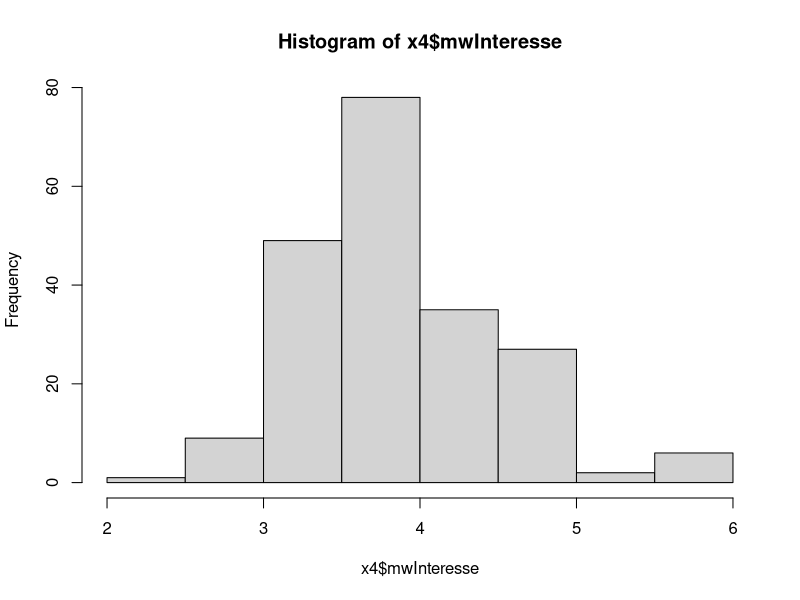

R code for this plot:
# ==== 1. Read data ====

x <- read.table("data_experiment2.csv", sep="\t", quote="\"", header=T)

# ==== 2. Clean data ====

# Exclude cases with to quick or slow completion times and those who refused to indicate sex

x$time_sum_real <- rowSums(
  subset(x, 
         select = c("TIME002", "TIME003", "TIME004",  
                    "TIME006", "TIME007", "TIME008", "TIME009", "TIME010",
                    "TIME011", "TIME012", "TIME013", "TIME014",  
                    "TIME018", "TIME019", "TIME020", "TIME021",
                    "TIME022", "TIME023", "TIME024", "TIME025", "TIME027",
                    "TIME029",  "TIME030", "TIME031",
                     "TIME033",  "TIME034", "TIME035"))
)

library(psych)

x <- subset(x,
            x$time_sum_real < 3600 &
              x$time_sum_real > 300)


describe(x$time_sum_real)

real_time_sd = sd(x$time_sum_real)
real_time_mean = mean(x$time_sum_real)

x2 <- subset(x, 
             (x$time_sum_real <= real_time_mean + 2 * real_time_sd) &
               (x$time_sum_real >=real_time_mean - 2 * real_time_sd) & (x$FB03 %in% c(1,2)))
nrow(x2)


# Exclude all older than 35 who are very few and might distort the results while being non-representative

table(x2$FB04_01)
x3 <- subset(x2,
             x2$FB04_01 <= 35)
nrow(x3)

describe(x3$FB04_01)
describe(x3$time_sum_real)

x3$FB03 <- factor(x3$FB03)
table(x3$FB03)

prop.table(table(x3$FB03))
table(x3$FB05)
prop.table(table(x3$FB05))
table(x3$FB06)
prop.table(table(x3$FB06))

# Exclude all who indicated that they have participated in the first experiment

table(x3$CH01)
x4 <- subset(x3,
             x3$CH01 ==2)

# ==== 3. Setting factors and basic calculations ====

# Condition Attitudinal congruency
x4$B001_01 <- factor(x4$B001_01, labels=c("Inkongruent", "Kongruent")) 

# Condition Endorsement - More likes (+) for congruent articles or incongruent (-)
x4$B001_02 <- factor(x4$B001_02, labels=c("Likes-", "Likes+")) # 

# B001_04 indicates if participants saw messages with numerically high or low numbers of likes, regardless of attitudinal congruency;
# only used for analysis of clicking behaviro; irrelevant for main analysis

x4$B001_04 <- NA
x4$B001_04[
  (x4$B001_01=="Kongruent" & x4$B001_02 =="Likes+") | 
    (x4$B001_01=="Inkongruent" & x4$B001_02 =="Likes-")] <- "High"
x4$B001_04[
  (x4$B001_01=="Kongruent" & x4$B001_02 =="Likes-") | 
    (x4$B001_01=="Inkongruent" & x4$B001_02 =="Likes+")] <- "Low"
x4$B001_04 <- factor(x4$B001_04)

# Interest

x4$mwInteresse <- rowMeans(subset(x4, select=c(
  "E005_02","E006_02","E007_02","E008_02","E009_02",
  "E010_02","E011_02","E012_02","E013_02"
)))

hist(x4$mwInteresse)

# Mean clicking probabilities for articles

x4$mwKlickNeutral <- rowMeans(subset(x4, select = c(
  "SE13_01","SE13_02","SE13_03","SE13_04"
)))


x4$mwKlickStim <- rowMeans(subset(x4, select = c(
  "SE04_01","SE04_02","SE04_03","SE04_04",
  "SE04_05","SE04_06","SE14_01","SE14_02",
  "SE14_03","SE14_04","SE14_05","SE14_06",
  "SE15_01","SE15_02","SE15_03","SE15_04",
  "SE15_05","SE15_06","SE16_01","SE16_02",
  "SE16_03","SE16_04","SE16_05","SE16_06",
  "SE17_01","SE17_02","SE17_03","SE17_04",
  "SE17_05","SE17_06","SE18_01","SE18_02",
  "SE18_03","SE18_04","SE18_05","SE18_06"
)))

x4$mwKlickThema1 <- rowMeans(subset(x4,select=c("SE04_01","SE04_02","SE04_03","SE04_04")))
x4$mwKlickThema2 <- rowMeans(subset(x4,select=c("SE04_05","SE04_06","SE14_01","SE14_02")))
x4$mwKlickThema3 <- rowMeans(subset(x4,select=c("SE14_03","SE14_04","SE14_05","SE14_06")))
x4$mwKlickThema4 <- rowMeans(subset(x4,select=c("SE15_01","SE15_02","SE15_03","SE15_04")))
x4$mwKlickThema5 <- rowMeans(subset(x4,select=c("SE15_05","SE15_06","SE16_01","SE16_02")))
x4$mwKlickThema6 <- rowMeans(subset(x4,select=c("SE16_03","SE16_04","SE16_05","SE16_06")))
x4$mwKlickThema7 <- rowMeans(subset(x4,select=c("SE17_01","SE17_02","SE17_03","SE17_04")))
x4$mwKlickThema8 <- rowMeans(subset(x4,select=c("SE17_05","SE17_06","SE18_01","SE18_02")))
x4$mwKlickThema9 <- rowMeans(subset(x4,select=c("SE18_03","SE18_04","SE18_05","SE18_06")))




# ==== 4. Descriptive Statistics ====

# Sociodemographics
describe(x4$FB04_01)
table(x4$FB03)

# Size of experimental groups
print(table(x4$B001_01, x4$B001_02))

# Attitudes
print(describe(subset(x4, select=c("E005_01", "E006_01","E007_01","E008_01","E009_01","E010_01","E011_01","E012_01","E013_01"))))

# Interest 
print(describe(subset(x4, select=c("E005_02", "E006_02","E007_02","E008_02","E009_02","E010_02","E011_02","E012_02","E013_02"))))

# Table with attitudes, population estimates for pro- and contra-attitude-participants, and attitude-estimate correlations

tabFCgruppen <- data.frame(
  thema = c(1,2,3,4,5,6,7,8,9),
  einst_mw = c( mean(x4$E005_01),
                mean(x4$E006_01),
                mean(x4$E007_01),
                mean(x4$E008_01),
                mean(x4$E009_01),
                mean(x4$E010_01),
                mean(x4$E011_01),
                mean(x4$E012_01),
                mean(x4$E013_01)),
  einst_sd = c( sd(x4$E005_01),
                sd(x4$E006_01),
                sd(x4$E007_01),
                sd(x4$E008_01),
                sd(x4$E009_01),
                sd(x4$E010_01),
                sd(x4$E011_01),
                sd(x4$E012_01),
                sd(x4$E013_01)),
  ja_mw = c(mean(x4$E503_01[x4$E005_01 >= 4]), mean(x4$E503_02[x4$E006_01 >= 4]),
            mean(x4$E503_03[x4$E007_01 >= 4]), mean(x4$E503_04[x4$E008_01 >= 4]),
            mean(x4$E503_05[x4$E009_01 >= 4]), mean(x4$E503_06[x4$E010_01 >= 4]),
            mean(x4$E503_07[x4$E011_01 >= 4]), mean(x4$E503_08[x4$E012_01 >= 4]),
            mean(x4$E503_09[x4$E013_01 >= 4])),
  ja_sd = c(sd(x4$E503_01[x4$E005_01 >= 4]), sd(x4$E503_02[x4$E006_01 >= 4]),
            sd(x4$E503_03[x4$E007_01 >= 4]), sd(x4$E503_04[x4$E008_01 >= 4]),
            sd(x4$E503_05[x4$E009_01 >= 4]), sd(x4$E503_06[x4$E010_01 >= 4]),
            sd(x4$E503_07[x4$E011_01 >= 4]), sd(x4$E503_08[x4$E012_01 >= 4]),
            sd(x4$E503_09[x4$E013_01 >= 4])),
  nein_mw = c(mean(x4$E503_01[x4$E005_01 <= 3]), mean(x4$E503_02[x4$E006_01 <= 3]),
              mean(x4$E503_03[x4$E007_01 <= 3]), mean(x4$E503_04[x4$E008_01 <= 3]),
              mean(x4$E503_05[x4$E009_01 <= 3]), mean(x4$E503_06[x4$E010_01 <= 3]),
              mean(x4$E503_07[x4$E011_01 <= 3]), mean(x4$E503_08[x4$E012_01 <= 3]),
              mean(x4$E503_09[x4$E013_01 <= 3])),
  nein_sd = c(sd(x4$E503_01[x4$E005_01 <= 3]), sd(x4$E503_02[x4$E006_01 <= 3]),
              sd(x4$E503_03[x4$E007_01 <= 3]), sd(x4$E503_04[x4$E008_01 <= 3]),
              sd(x4$E503_05[x4$E009_01 <= 3]), sd(x4$E503_06[x4$E010_01 <= 3]),
              sd(x4$E503_07[x4$E011_01 <= 3]), sd(x4$E503_08[x4$E012_01 <= 3]),
              sd(x4$E503_09[x4$E013_01 <= 3])),
  t = c(t.test(x4$E503_01 ~ (x4$E005_01 >= 4))$statistic,
        t.test(x4$E503_02 ~ (x4$E006_01 >= 4))$statistic,
        t.test(x4$E503_03 ~ (x4$E007_01 >= 4))$statistic,
        t.test(x4$E503_04 ~ (x4$E008_01 >= 4))$statistic,
        t.test(x4$E503_05 ~ (x4$E009_01 >= 4))$statistic,
        t.test(x4$E503_06 ~ (x4$E010_01 >= 4))$statistic,
        t.test(x4$E503_07 ~ (x4$E011_01 >= 4))$statistic,
        t.test(x4$E503_08 ~ (x4$E012_01 >= 4))$statistic,
        t.test(x4$E503_09 ~ (x4$E013_01 >= 4))$statistic
  ),
  df = c(t.test(x4$E503_01 ~ (x4$E005_01 >= 4))$parameter,
        t.test(x4$E503_02 ~ (x4$E006_01 >= 4))$parameter,
        t.test(x4$E503_03 ~ (x4$E007_01 >= 4))$parameter,
        t.test(x4$E503_04 ~ (x4$E008_01 >= 4))$parameter,
        t.test(x4$E503_05 ~ (x4$E009_01 >= 4))$parameter,
        t.test(x4$E503_06 ~ (x4$E010_01 >= 4))$parameter,
        t.test(x4$E503_07 ~ (x4$E011_01 >= 4))$parameter,
        t.test(x4$E503_08 ~ (x4$E012_01 >= 4))$parameter,
        t.test(x4$E503_09 ~ (x4$E013_01 >= 4))$parameter
  ),
  p =c(t.test(x4$E503_01 ~ (x4$E005_01 >= 4))$p.value,
       t.test(x4$E503_02 ~ (x4$E006_01 >= 4))$p.value,
       t.test(x4$E503_03 ~ (x4$E007_01 >= 4))$p.value,
       t.test(x4$E503_04 ~ (x4$E008_01 >= 4))$p.value,
       t.test(x4$E503_05 ~ (x4$E009_01 >= 4))$p.value,
       t.test(x4$E503_06 ~ (x4$E010_01 >= 4))$p.value,
       t.test(x4$E503_07 ~ (x4$E011_01 >= 4))$p.value,
       t.test(x4$E503_08 ~ (x4$E012_01 >= 4))$p.value,
       t.test(x4$E503_09 ~ (x4$E013_01 >= 4))$p.value
  ),
  cor=c(cor.test(x4$E503_01, x4$E005_01, method="pearson")$estimate,
        cor.test(x4$E503_02, x4$E006_01, method="pearson")$estimate,
        cor.test(x4$E503_03, x4$E007_01, method="pearson")$estimate,
        cor.test(x4$E503_04, x4$E008_01, method="pearson")$estimate,
        cor.test(x4$E503_05, x4$E009_01, method="pearson")$estimate,
        cor.test(x4$E503_06, x4$E010_01, method="pearson")$estimate,
        cor.test(x4$E503_07, x4$E011_01, method="pearson")$estimate,
        cor.test(x4$E503_08, x4$E012_01, method="pearson")$estimate,
        cor.test(x4$E503_09, x4$E013_01, method="pearson")$estimate),
  cor_p=c(cor.test(x4$E503_01, x4$E005_01, method="pearson")$p.value,
          cor.test(x4$E503_02, x4$E006_01, method="pearson")$p.value,
          cor.test(x4$E503_03, x4$E007_01, method="pearson")$p.value,
          cor.test(x4$E503_04, x4$E008_01, method="pearson")$p.value,
          cor.test(x4$E503_05, x4$E009_01, method="pearson")$p.value,
          cor.test(x4$E503_06, x4$E010_01, method="pearson")$p.value,
          cor.test(x4$E503_07, x4$E011_01, method="pearson")$p.value,
          cor.test(x4$E503_08, x4$E012_01, method="pearson")$p.value,
          cor.test(x4$E503_09, x4$E013_01, method="pearson")$p.value)
  )

tabFCgruppen$p_kor <- p.adjust(tabFCgruppen$p, method="holm")

tabFCgruppen <- round(tabFCgruppen, 2)

tabFCgruppen

# ==== 5. Main analysis of False Consensus Effect ====

# Variables for presentation order

x4$reihe1 <- NA
x4$reihe2 <- NA
x4$reihe3 <- NA
x4$reihe4 <- NA
x4$reihe5 <- NA
x4$reihe6 <- NA
x4$reihe7 <- NA
x4$reihe8 <- NA
x4$reihe9 <- NA

for(i in 1:nrow(x4)){
  
  if (x4$V101_05[i] == 1) {x4$reihe1[i] <- 1}
  if (x4$V105_05[i] == 1) {x4$reihe1[i] <- 2}
  if (x4$V109_05[i] == 1) {x4$reihe1[i] <- 3}
  if (x4$V113_05[i] == 1) {x4$reihe1[i] <- 4}
  if (x4$V117_05[i] == 1) {x4$reihe1[i] <- 5}
  if (x4$V121_05[i] == 1) {x4$reihe1[i] <- 6}
  if (x4$V125_05[i] == 1) {x4$reihe1[i] <- 7}
  if (x4$V129_05[i] == 1) {x4$reihe1[i] <- 8}
  if (x4$V133_05[i] == 1) {x4$reihe1[i] <- 9}
  
  if (x4$V101_05[i] == 2) {x4$reihe2[i] <- 1}
  if (x4$V105_05[i] == 2) {x4$reihe2[i] <- 2}
  if (x4$V109_05[i] == 2) {x4$reihe2[i] <- 3}
  if (x4$V113_05[i] == 2) {x4$reihe2[i] <- 4}
  if (x4$V117_05[i] == 2) {x4$reihe2[i] <- 5}
  if (x4$V121_05[i] == 2) {x4$reihe2[i] <- 6}
  if (x4$V125_05[i] == 2) {x4$reihe2[i] <- 7}
  if (x4$V129_05[i] == 2) {x4$reihe2[i] <- 8}
  if (x4$V133_05[i] == 2) {x4$reihe2[i] <- 9}
  
  if (x4$V101_05[i] == 3) {x4$reihe3[i] <- 1}
  if (x4$V105_05[i] == 3) {x4$reihe3[i] <- 2}
  if (x4$V109_05[i] == 3) {x4$reihe3[i] <- 3}
  if (x4$V113_05[i] == 3) {x4$reihe3[i] <- 4}
  if (x4$V117_05[i] == 3) {x4$reihe3[i] <- 5}
  if (x4$V121_05[i] == 3) {x4$reihe3[i] <- 6}
  if (x4$V125_05[i] == 3) {x4$reihe3[i] <- 7}
  if (x4$V129_05[i] == 3) {x4$reihe3[i] <- 8}
  if (x4$V133_05[i] == 3) {x4$reihe3[i] <- 9}
  
  
  if (x4$V101_05[i] == 4) {x4$reihe4[i] <- 1}
  if (x4$V105_05[i] == 4) {x4$reihe4[i] <- 2}
  if (x4$V109_05[i] == 4) {x4$reihe4[i] <- 3}
  if (x4$V113_05[i] == 4) {x4$reihe4[i] <- 4}
  if (x4$V117_05[i] == 4) {x4$reihe4[i] <- 5}
  if (x4$V121_05[i] == 4) {x4$reihe4[i] <- 6}
  if (x4$V125_05[i] == 4) {x4$reihe4[i] <- 7}
  if (x4$V129_05[i] == 4) {x4$reihe4[i] <- 8}
  if (x4$V133_05[i] == 4) {x4$reihe4[i] <- 9}
  
  if (x4$V101_05[i] == 5) {x4$reihe5[i] <- 1}
  if (x4$V105_05[i] == 5) {x4$reihe5[i] <- 2}
  if (x4$V109_05[i] == 5) {x4$reihe5[i] <- 3}
  if (x4$V113_05[i] == 5) {x4$reihe5[i] <- 4}
  if (x4$V117_05[i] == 5) {x4$reihe5[i] <- 5}
  if (x4$V121_05[i] == 5) {x4$reihe5[i] <- 6}
  if (x4$V125_05[i] == 5) {x4$reihe5[i] <- 7}
  if (x4$V129_05[i] == 5) {x4$reihe5[i] <- 8}
  if (x4$V133_05[i] == 5) {x4$reihe5[i] <- 9}
  
  if (x4$V101_05[i] == 6) {x4$reihe6[i] <- 1}
  if (x4$V105_05[i] == 6) {x4$reihe6[i] <- 2}
  if (x4$V109_05[i] == 6) {x4$reihe6[i] <- 3}
  if (x4$V113_05[i] == 6) {x4$reihe6[i] <- 4}
  if (x4$V117_05[i] == 6) {x4$reihe6[i] <- 5}
  if (x4$V121_05[i] == 6) {x4$reihe6[i] <- 6}
  if (x4$V125_05[i] == 6) {x4$reihe6[i] <- 7}
  if (x4$V129_05[i] == 6) {x4$reihe6[i] <- 8}
  if (x4$V133_05[i] == 6) {x4$reihe6[i] <- 9}

  if (x4$V101_05[i] == 7) {x4$reihe7[i] <- 1}
  if (x4$V105_05[i] == 7) {x4$reihe7[i] <- 2}
  if (x4$V109_05[i] == 7) {x4$reihe7[i] <- 3}
  if (x4$V113_05[i] == 7) {x4$reihe7[i] <- 4}
  if (x4$V117_05[i] == 7) {x4$reihe7[i] <- 5}
  if (x4$V121_05[i] == 7) {x4$reihe7[i] <- 6}
  if (x4$V125_05[i] == 7) {x4$reihe7[i] <- 7}
  if (x4$V129_05[i] == 7) {x4$reihe7[i] <- 8}
  if (x4$V133_05[i] == 7) {x4$reihe7[i] <- 9}
  
  if (x4$V101_05[i] == 8) {x4$reihe8[i] <- 1}
  if (x4$V105_05[i] == 8) {x4$reihe8[i] <- 2}
  if (x4$V109_05[i] == 8) {x4$reihe8[i] <- 3}
  if (x4$V113_05[i] == 8) {x4$reihe8[i] <- 4}
  if (x4$V117_05[i] == 8) {x4$reihe8[i] <- 5}
  if (x4$V121_05[i] == 8) {x4$reihe8[i] <- 6}
  if (x4$V125_05[i] == 8) {x4$reihe8[i] <- 7}
  if (x4$V129_05[i] == 8) {x4$reihe8[i] <- 8}
  if (x4$V133_05[i] == 8) {x4$reihe8[i] <- 9}
  
  if (x4$V101_05[i] == 9) {x4$reihe9[i] <- 1}
  if (x4$V105_05[i] == 9) {x4$reihe9[i] <- 2}
  if (x4$V109_05[i] == 9) {x4$reihe9[i] <- 3}
  if (x4$V113_05[i] == 9) {x4$reihe9[i] <- 4}
  if (x4$V117_05[i] == 9) {x4$reihe9[i] <- 5}
  if (x4$V121_05[i] == 9) {x4$reihe9[i] <- 6}
  if (x4$V125_05[i] == 9) {x4$reihe9[i] <- 7}
  if (x4$V129_05[i] == 9) {x4$reihe9[i] <- 8}
  if (x4$V133_05[i] == 9) {x4$reihe9[i] <- 9}
 

  
}

# Put table in long format

x5 <- reshape(x4,
              varying=list(
                c("E503_01","E503_02","E503_03","E503_04","E503_05","E503_06",
                  "E503_07","E503_08","E503_09"),
                c("E005_01","E006_01","E007_01","E008_01","E009_01","E010_01",
                  "E011_01","E012_01","E013_01"),
                c("E005_02","E006_02","E007_02","E008_02","E009_02","E010_02",
                  "E011_02","E012_02","E013_02"),
                c("mwKlickThema1","mwKlickThema2","mwKlickThema3",
                  "mwKlickThema4","mwKlickThema5","mwKlickThema6",
                  "mwKlickThema7","mwKlickThema8","mwKlickThema9"),
                c(
                  "E504_01","E504_02","E504_03","E504_04","E504_05",
                  "E505_01","E505_02","E505_03","E505_04"
                ),
                c("reihe1","reihe2","reihe3","reihe4","reihe5","reihe6",
                  "reihe7","reihe8","reihe9")
              ),
              v.names=c("estimate","opinion","interest","klicken","sharen","reihe"),
              timevar="topic",
              times=c(1,2,3,4,5,6,7,8,9),
              idvar=c("CASE"),
              direction="long"
)

# Select only relevant variables

x5b <- subset(x5, topic %in% c(1,2,3,4,5,6,7,8,9), select=c("CASE","topic","B001_01","B001_02","B001_03","B001_04","estimate","opinion","interest","klicken","sharen","FB03","FB04_01","reihe"))

# Make factors, correctly level and set contrasts

x5b$FB03 <- factor(x5b$FB03)
contrasts(x5b$FB03)<- contr.sum(2)

x5b$B001_02 <- factor(x5b$B001_02)

x5b$B001_01 <- relevel(x5b$B001_01, "Kongruent")
x5b$B001_02 <- relevel(x5b$B001_02, "Likes+")
x5b$B001_04 <- relevel(x5b$B001_04, "High")


contrasts(x5b$B001_01) <- contr.sum(2)
contrasts(x5b$B001_02) <- contr.sum(2)
contrasts(x5b$B001_04) <- contr.sum(2)

library(lme4)
library(lmerTest)

# Modell 0 - Empty

mod_lmer_fc_a <- lmer(
  estimate ~ ( 1 | CASE) + (1 | topic)  , 
  data = x5b,
  REML=F
)
summary(mod_lmer_fc_a)

# Modell 1 - Control variables

mod_lmer_fc_b <- lmer(
  estimate ~ ( 1 | CASE) + (1 | topic) + scale(opinion, scale=F)*(FB03 + scale(FB04_01,scale=F)+scale(reihe, scale=F)) , 
  data = x5b,
  REML=F
)
summary(mod_lmer_fc_b)

anova(mod_lmer_fc_a, mod_lmer_fc_b)

# Modell 2- Full 

# Centered but not standardized predictors
mod_lmer_fc_c <- lmer(
  estimate ~ ( 1 | CASE) + (1 | topic) + scale(opinion, scale=F)*(B001_01*B001_02*scale(interest, scale=F) + FB03 + scale(FB04_01,scale=F)+scale(reihe, scale=F)) , 
  data = x5b,
  REML=F
)
summary(mod_lmer_fc_c)

anova(mod_lmer_fc_c, mod_lmer_fc_b)


# ==== 6. Sidenote: Selection behavior ====

mod_lmer_klick <- lmer(
  klicken ~ ( 1 | CASE) + (1 | topic) + B001_01+B001_04+scale(interest, scale=F) + FB03 + scale(FB04_01, scale=F) , 
  data = x5b,
  REML=F
)

summary(mod_lmer_klick)
